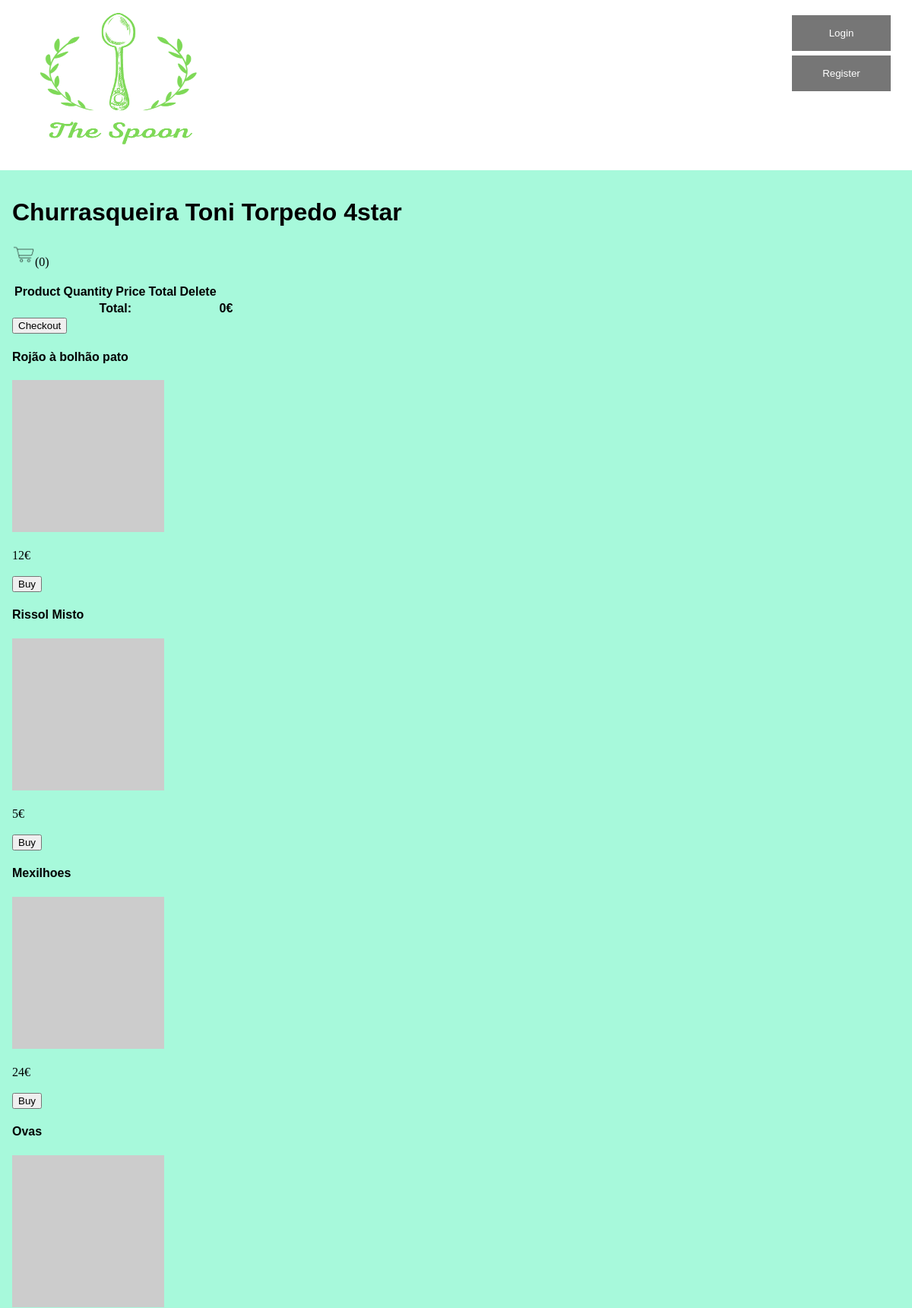
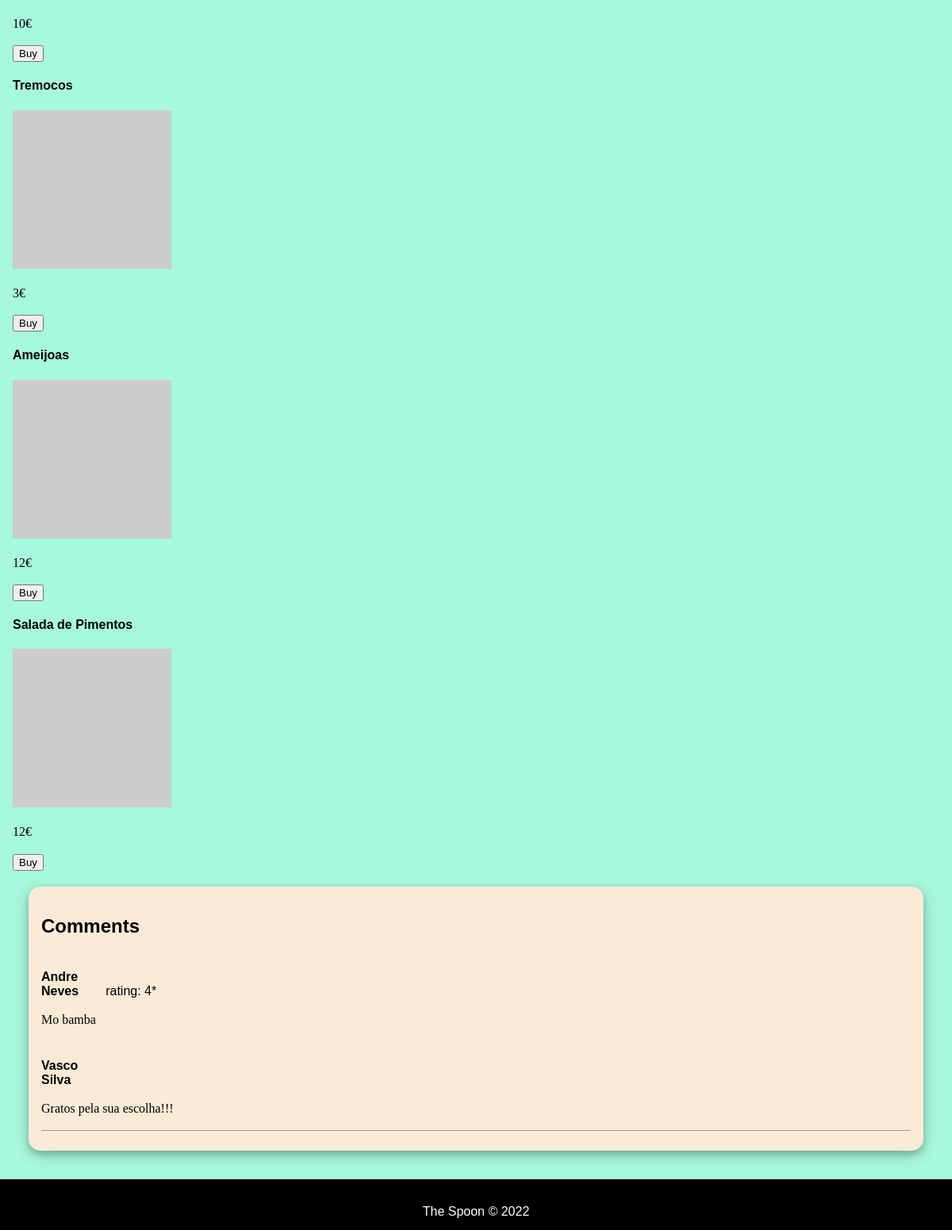
/pages/restaurant.php?id=7, run on the app's committed database (2 pictures, top to bottom).
### tables this page shows
CREATE TABLE Restaurant (
	idRestaurant 		INTEGER PRIMARY KEY,
	Name 			VARCHAR NOT NULL,
	idUser		INTEGER NOT NULL 	CONSTRAINT fk_restaurant_iduser REFERENCES User (idUser)
												ON DELETE CASCADE ON UPDATE CASCADE,
	idRestCategory		INTEGER NOT NULL 	CONSTRAINT fk_restaurant_idrestcategory REFERENCES RestCategory (idRestCategory)
												ON DELETE CASCADE ON UPDATE CASCADE,
	Photo			VARCHAR	DEFAULT '',
	Description		VARCHAR DEFAULT '',
	Rating 		REAL NOT NULL,
	idAddress		INTEGER NOT NULL 	CONSTRAINT fk_restaurant_idaddress REFERENCES Address (idAddress)
												ON DELETE CASCADE ON UPDATE CASCADE,
	CONSTRAINT evaluation_rating CHECK ((Rating >= 0) and (Rating <= 5))
);

CREATE TABLE MenuItem (
	idMenuItem	 	INTEGER PRIMARY KEY,
	Name 			VARCHAR 	NOT NULL,
	Price 			INTEGER NOT NULL,
	Photo			VARCHAR	DEFAULT '',
	idMenu			INTEGER NOT NULL 	CONSTRAINT fk_menuitem_idmenu 	REFERENCES Menu (idMenu)
												ON DELETE CASCADE ON UPDATE CASCADE
);

CREATE TABLE Evaluation (
	idEvaluation		INTEGER PRIMARY KEY,
	idUser 		VARCHAR NOT NULL 	CONSTRAINT fk_evaluation_idUser REFERENCES User (idUser) 
												ON DELETE CASCADE ON UPDATE CASCADE,
	idRestaurant	 	INTEGER NOT NULL 	CONSTRAINT fk_evaluation_idrestaurant REFERENCES Restaurant (idRestaurant) 
												ON DELETE CASCADE ON UPDATE CASCADE,
	Rating 		INTEGER NOT NULL,
	Message		VARCHAR DEFAULT '',
	Comments		VARCHAR DEFAULT '',
	CONSTRAINT evaluation_rating CHECK ((Rating >= 0) and (Rating <= 5))					
);

CREATE TABLE User (
	idUser			INTEGER PRIMARY KEY,
	Email			VARCHAR NOT NULL UNIQUE,
	Password		VARCHAR NOT NULL,
	Phone 			INTEGER UNIQUE,
	Name 			VARCHAR NOT NULL,
	RestOwner       BOOLEAN DEFAULT FALSE,
	idAddress		INTEGER		CONSTRAINT fk_user_idaddress REFERENCES Address (idAddress)
												ON DELETE SET NULL ON UPDATE CASCADE
);

### pages/restaurant.php (called while the page is built, shortened)
<?php
  require_once('../utils/session.php');
  require_once('../database/connection.php');
  require_once('../database/restaurant.class.php');
  require_once('../database/menu.class.php');
  require_once('../database/review.class.php');
  require_once('../templates/common.tpl.php');
  require_once('../templates/restaurant.tpl.php');
  $db = getDatabaseConnection();
  $restaurant = Restaurant::getRestaurant($db, intval($_GET['id']));
  $menu = Menu::getMenu($db, intval($_GET['id']));
  $comments = Review::getReviewsFromRestaurant($db, intval($_GET['id']));
  $user = User::getRestaurantOwner($db, $restaurant->id);
  drawRestaurant($session, $restaurant, $user, $menu, $comments);
?>

### database/restaurant.class.php (called while the page is built, shortened)
<?php
  class Restaurant {
    public function __construct(int $id, string $name, string $description, string $photo, string $street, string $city, string $state, int $postalCode, float $rating) {
      $this->name = $name;
      $this->rating = $rating;
    }
    static function getRestaurant(PDO $db, int $id) : Restaurant {
      $stmt = $db->prepare('
      SELECT idRestaurant, Name, Description, Photo, Street, City, State, PostalCode, Rating
      FROM Restaurant JOIN Address USING (idAddress)
      WHERE idRestaurant = ?
    ');
      $stmt->execute(array($id));
      $restaurant = $stmt->fetch();
      return new Restaurant(
        (int)$restaurant['idRestaurant'],
        $restaurant['Name'],
        $restaurant['Description'],
        $restaurant['Photo'],
        $restaurant['Street'],
        $restaurant['City'],
        $restaurant['State'],
        (int)$restaurant['PostalCode'],
        (float)$restaurant['Rating']
      );
    }
  }
?>

### utils/session.php (called while the page is built, shortened)
<?php
  class Session {
    public function isLoggedIn() : bool {
      return isset($_SESSION['id']);
    }
    public function getId() : ?int {
      return isset($_SESSION['id']) ? $_SESSION['id'] : null;
    }
  }
?>

### database/user.class.php (called while the page is built, shortened)
<?php
  class User {
    public function __construct(int $idUser, string $email, string $name, string $street, string $city, string $state, int $postalcode, int $phone, bool $restOwner = false)
    {
      $this->idUser = $idUser;
    }
    static function getUser(PDO $db, int $id): User {
      $stmt = $db->prepare('
        SELECT idUser, Email, Name, Street, City, State, PostalCode, Phone, RestOwner
        FROM User JOIN Address USING (idAddress)
        WHERE idUser = ?
      ');
      $stmt->execute(array($id));
      $user = $stmt->fetch();
      return new User
     (
        (int)$user['idUser'],
        $user['Email'],
        $user['Name'],
        $user['Street'],
        $user['City'],
        $user['State'],
        (int)$user['PostalCode'],
        (int)$user['Phone'],
        (bool)$user['RestOwner']
      );
    }
  }
?>

### database/review.class.php (called while the page is built, shortened)
<?php
  require_once('user.class.php');
  class Review {
    public function __construct(int $id, int $rating, string $comment, string $nameUser, string $answer, string $nameOwner) {
      $this->rating = $rating;
      $this->comment = $comment;
      $this->answer = $answer;
      $this->nameUser = $nameUser;
      $this->nameOwner = $nameOwner;
    }
    static function getReviewsFromRestaurant(PDO $db, int $id) : array {
      $stmt = $db->prepare('SELECT idEvaluation, Rating, Message, idUser, Comments, idRestaurant  FROM Evaluation WHERE idRestaurant = ?');
      $stmt->execute(array($id));
      $stmt2 = $db->prepare('SELECT idUser, idRestaurant FROM Restaurant WHERE idRestaurant = ?');
      $stmt2->execute(array($id));
      $restOwner = User::getUser($db, intval($stmt2->fetch()['idUser']));
      $reviews = array();
      while ($review = $stmt->fetch()) {
        $user = User::getUser($db, intval($review['idUser']));
        $reviews[] = new Review(
          (int) $review['idEvaluation'],
          (int) $review['Rating'],
          $review['Message'],
          $user->name,
          $review['Comments'],
          $restOwner->name()
        );
      }
      return $reviews;
    }
  }
?>

### database/menu.class.php (called while the page is built, shortened)
<?php
  class Menu {
    static function getMenu(PDO $db, int $id) : array {
        $stmt = $db->prepare('SELECT idMenuItem, Name, Price, Photo FROM MenuItem JOIN Menu USING (idMenu) WHERE idRestaurant = ?');
        $stmt->execute(array($id));
        $menu = array();
        while ($menuItem = $stmt->fetch()) {
          $menu[] = new MenuItem(
            (int) $menuItem['idMenuItem'],
            $menuItem['Name'],
            (int) $menuItem['Price'],
            $menuItem['Photo']
          );
        }
        return $menu;
    }
  }
  class MenuItem {
    public function __construct(int $id, string $name, int $price, string $photo)
    {
      $this->id = $id;
      $this->name = $name;
      $this->price = $price;
      $this->photo = $photo;
    }
  }
?>

### templates/restaurant.tpl.php (the view, shortened to what this page needs)
<?php function drawRestaurant(Session $session, Restaurant $restaurant, User $restOwner, array $menuItems, array $comments) {
  drawName($restaurant);
  if($session->getId() != $restOwner->idUser) drawCart($session, $restaurant->id);
  drawItems($session, $menuItems, $restOwner->idUser);
  drawComments($session, $restaurant, $restOwner, $comments);
} ?>
<?php function openRegForm2() { ?>
  <button onclick="openRegisterForm()">Buy</button>
<?php } ?>
<?php function drawComments(Session $session, Restaurant $restaurant, User $restOwner, array $comments) { ?>
  <section class="comment-section" id="comments">
    <h2>Comments</h2>
    <?php if(count($comments) != 0 || $session->isLoggedIn()) { ?>
    <?php foreach ($comments as $comment) { ?>
      <?php if($comment->comment != '') { ?>
        <article class="comment">
          <div class ="customer-comment">
            <span class="user"><h4><?=$comment->nameUser?></h4></span>
            <span class="rating">rating: <?=$comment->rating?>*</span>
            <p><?=$comment->comment?></p>
          </div>
          <?php if($comment->answer != '') { ?>
            <div class="owner-answer">
              <span class="owner"><h4><?=$comment->nameOwner?></h4></span>
              <span class="date"> </span>
              <p><?=$comment->answer?></p>
            </div>
          <?php } else if ($session->getId()==$restOwner->idUser) { ?>
            <button type="sumbit">Answer</button>
            <form action="../actions/action_answer.php" method="post" id="answer-<?= $session->getId() ?>">
              <input type="hidden" name="idReview" value="<?php echo $comment->id ?>">
              <label><input type="text" name="answer" placeholder="Answer here..."></label>
              <button type="sumbit">Submit</button>
            </form>
          <?php } ?>
          <hr>
        </article>
    <?php } } } ?>
  </section>
<?php } ?>
<?php function drawName(Restaurant $restaurant) { ?>
  <h1><?=$restaurant->name?> <?=$restaurant->rating?>star</h1>
<?php } ?>
<?php function drawItems(Session $session, array $menuItems, int $restOwner) { ?>
  <section id="menuItems">
    <?php foreach ($menuItems as $menuItem) { ?>
      <article data-id="<?=$menuItem->id?>">
        <h4><?=$menuItem->name?></h4>
        <img src=<?=$menuItem->photo?> alt="item image" width="200" height="200"></a>
        <p class="price" price="<?=$menuItem->price?>"><?=$menuItem->price?>€</p>
        <?php
          if(!$session->isLoggedIn()) openRegForm2();
        ?>
      </article>
    <?php } ?>
  </section>
<?php } ?>

### css/layout.css (style rules this page uses)
* { -webkit-box-sizing: border-box; -moz-box-sizing: border-box; box-sizing: border-box; }
body { background-color: #a7f9db; margin: 0 auto; display: flex; min-height: 100vh; flex-direction: column; }
.comment-section { display: flex; flex-direction: column; margin: 20px; border-radius: 15px; padding: 16px; }
.customer-comment span, .owner-answer span { width: 7%; height: 10px; display: inline-block; }

### css/common.css (style rules this page uses)
body { font-family: "Poppins", sans-serif; }
p { font-family: "Lora", serif; line-height: 1.4em; }
.comment-section { background-color: antiquewhite; box-shadow: 0 4px 8px 0 rgba(0, 0, 0, 0.2), 0 6px 20px 0 rgba(0, 0, 0, 0.19); }

### data on the page
restaurant: Name "Churrasqueira Toni Torpedo", Rating "4"
menuitem: Name "Rojão à bolhão pato", Price "12"
menuitem: Name "Rissol Misto", Price "5"
menuitem: Name "Mexilhoes", Price "24"
menuitem: Name "Ovas", Price "10"
menuitem: Name "Tremocos", Price "3"
menuitem: Name "Ameijoas", Price "12"
menuitem: Name "Salada de Pimentos", Price "12"
evaluation: idUser.Name "Andre Neves", Rating "4", Message "Mo bamba", Comments "Gratos pela sua escolha!!!"
user: Name "Vasco Silva"
